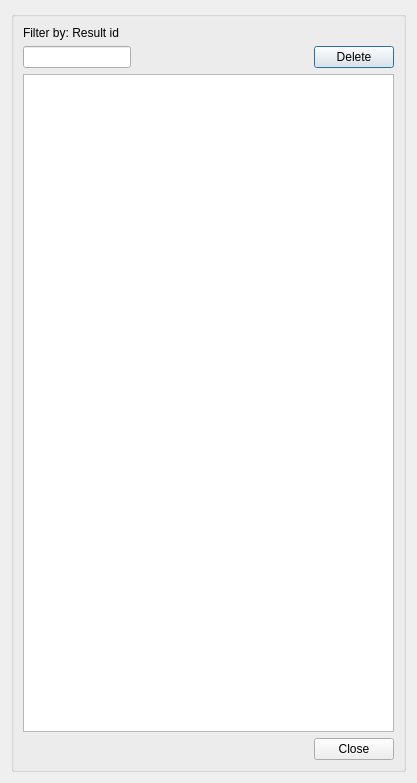
<?xml version="1.0" encoding="UTF-8"?>
<ui version="4.0">
 <class>dlg_price_manager</class>
 <widget class="QDialog" name="dlg_price_manager">
  <property name="geometry">
   <rect>
    <x>0</x>
    <y>0</y>
    <width>417</width>
    <height>783</height>
   </rect>
  </property>
  <property name="windowTitle">
   <string>Price result management</string>
  </property>
  <layout class="QGridLayout" name="verticalLayout_4">
   <item row="0" column="0">
    <widget class="QGroupBox" name="groupBox">
     <property name="title">
      <string/>
     </property>
     <layout class="QGridLayout" name="verticalLayout_3">
      <item row="1" column="4">
       <widget class="QPushButton" name="btn_delete">
        <property name="sizePolicy">
         <sizepolicy hsizetype="Fixed" vsizetype="Fixed">
          <horstretch>0</horstretch>
          <verstretch>0</verstretch>
         </sizepolicy>
        </property>
        <property name="text">
         <string>Delete</string>
        </property>
       </widget>
      </item>
      <item row="3" column="4">
       <widget class="QPushButton" name="btn_cancel">
        <property name="text">
         <string>Close</string>
        </property>
       </widget>
      </item>
      <item row="1" column="1" colspan="3">
       <spacer name="horizontalSpacer_2">
        <property name="orientation">
         <enum>Qt::Horizontal</enum>
        </property>
        <property name="sizeHint" stdset="0">
         <size>
          <width>80</width>
          <height>20</height>
         </size>
        </property>
       </spacer>
      </item>
      <item row="2" column="0" colspan="5">
       <widget class="QTableView" name="tbl_om_result_cat"/>
      </item>
      <item row="1" column="0">
       <widget class="QLineEdit" name="txt_name">
        <property name="sizePolicy">
         <sizepolicy hsizetype="Fixed" vsizetype="Fixed">
          <horstretch>0</horstretch>
          <verstretch>0</verstretch>
         </sizepolicy>
        </property>
        <property name="text">
         <string/>
        </property>
       </widget>
      </item>
      <item row="0" column="0">
       <widget class="QLabel" name="lbl_result_id">
        <property name="text">
         <string>Filter by: Result id</string>
        </property>
       </widget>
      </item>
      <item row="3" column="0" colspan="4">
       <spacer name="horizontalSpacer">
        <property name="orientation">
         <enum>Qt::Horizontal</enum>
        </property>
        <property name="sizeHint" stdset="0">
         <size>
          <width>40</width>
          <height>20</height>
         </size>
        </property>
       </spacer>
      </item>
     </layout>
    </widget>
   </item>
  </layout>
 </widget>
 <resources/>
 <connections/>
</ui>
